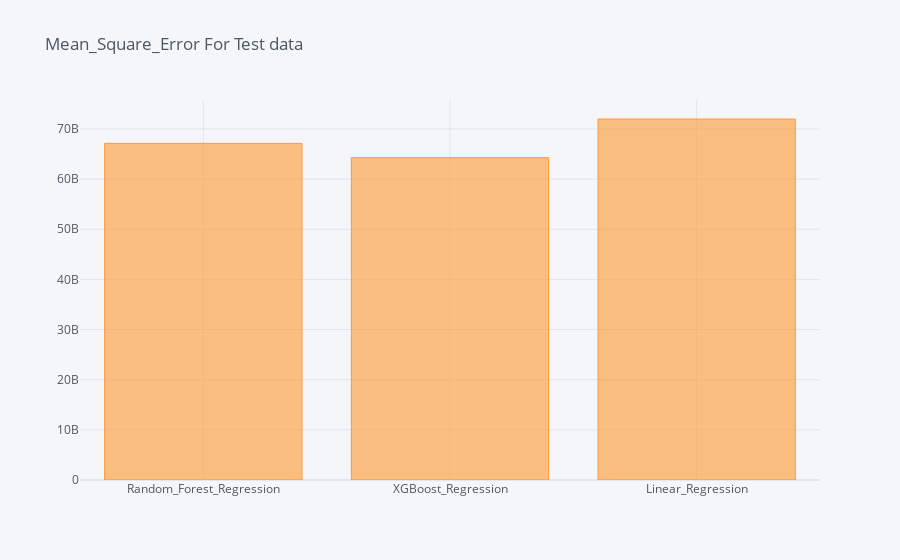

The notebook cell this image was saved under:
### Code cell
score = make_scorer(mean_absolute_error)
a = score(random_grid_2, X_test, y_test)
b = score(XGB_grid_2, X_test, y_test)
c = score(model_made_1, X_test, y_test)
pd.DataFrame([a,b,c],index = ['Random_Forest_Regression','XGBoost_Regression','Linear_Regression'],columns=['mean_abosolute_error']).iplot(kind ='bar',title = 'Mean_Square_Error For Test data')

### Figure 1 — Plotly figure (JSON) as saved in the notebook; plotly's stock layout.template omitted (floating-point values rounded to 4 significant figures)
{"data": [{"marker": {"color": "rgba(255, 153, 51, 0.6)", "line": {"color": "rgba(255, 153, 51, 1.0)", "width": 1}}, "name": "mean_abosolute_error", "orientation": "v", "text": "", "type": "bar", "x": ["Random_Forest_Regression", "XGBoost_Regression", "Linear_Regression"], "y": [67120000000.0, 64270000000.0, 71990000000.0]}], "layout": {"legend": {"bgcolor": "#F5F6F9", "font": {"color": "#4D5663"}}, "paper_bgcolor": "#F5F6F9", "plot_bgcolor": "#F5F6F9", "title": {"font": {"color": "#4D5663"}, "text": "Mean_Square_Error For Test data"}, "xaxis": {"gridcolor": "#E1E5ED", "showgrid": true, "tickfont": {"color": "#4D5663"}, "title": {"font": {"color": "#4D5663"}, "text": ""}, "zerolinecolor": "#E1E5ED"}, "yaxis": {"gridcolor": "#E1E5ED", "showgrid": true, "tickfont": {"color": "#4D5663"}, "title": {"font": {"color": "#4D5663"}, "text": ""}, "zerolinecolor": "#E1E5ED"}}}
